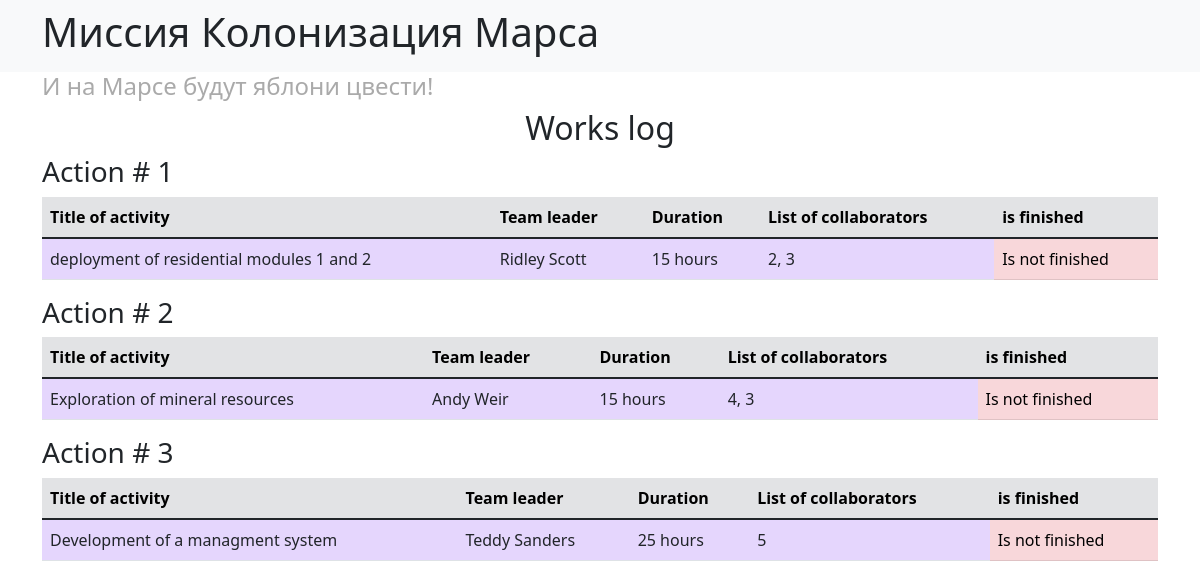
/jobs, run on an earlier commit of the app's database.
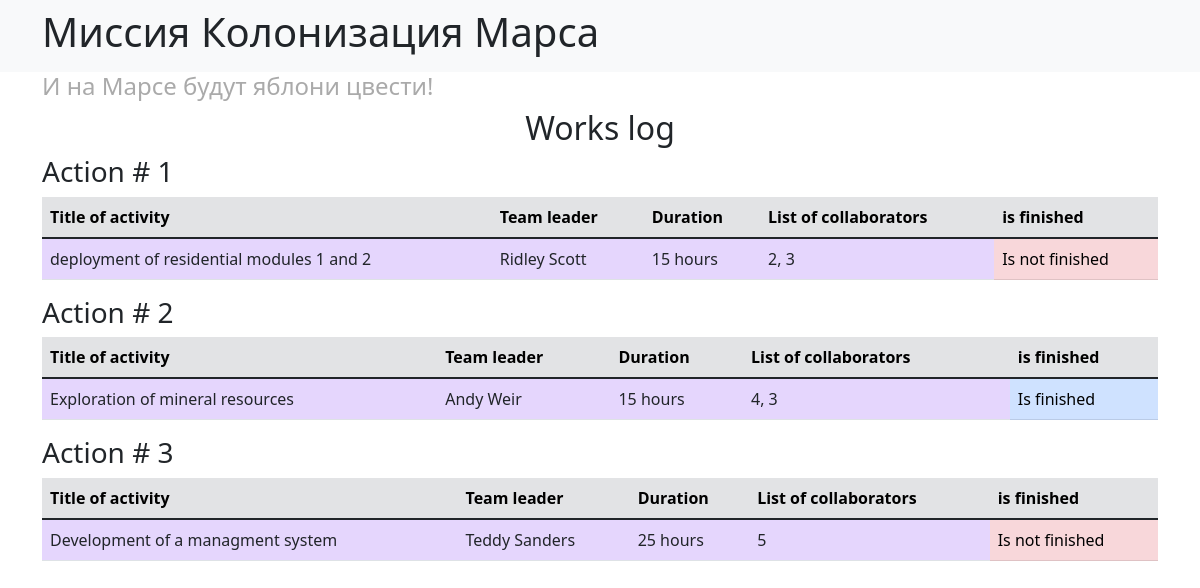
And on a later commit of the database.
### data/jobs.py (models this page shows, shortened)
class Jobs(SqlAlchemyBase):
    __tablename__ = 'jobs'
    id = sqlalchemy.Column(sqlalchemy.Integer,
                           primary_key=True, autoincrement=True)
    team_leader = sqlalchemy.Column(sqlalchemy.Integer, sqlalchemy.ForeignKey("users.id"))
    job = sqlalchemy.Column(sqlalchemy.Text, nullable=True)
    work_size = sqlalchemy.Column(sqlalchemy.Integer, nullable=True)
    collaborators = sqlalchemy.Column(sqlalchemy.String, nullable=True)
    start_date = sqlalchemy.Column(sqlalchemy.DateTime, nullable=True)
    end_date = sqlalchemy.Column(sqlalchemy.DateTime, nullable=True)
    is_finished = sqlalchemy.Column(sqlalchemy.Boolean, default=False)
    responsible = orm.relation('User')

### data/users.py (models this page shows, shortened)
class User(SqlAlchemyBase):
    __tablename__ = 'users'
    id = sqlalchemy.Column(sqlalchemy.Integer,
                           primary_key=True, autoincrement=True)
    surname = sqlalchemy.Column(sqlalchemy.String, nullable=True)
    name = sqlalchemy.Column(sqlalchemy.String, nullable=True)
    age = sqlalchemy.Column(sqlalchemy.Integer, nullable=True)
    position = sqlalchemy.Column(sqlalchemy.String, nullable=True)
    speciality = sqlalchemy.Column(sqlalchemy.String, nullable=True)
    address = sqlalchemy.Column(sqlalchemy.String, nullable=True)
    email = sqlalchemy.Column(sqlalchemy.String,
                              index=True, unique=True, nullable=True)
    hashed_password = sqlalchemy.Column(sqlalchemy.String, nullable=True)
    modified_date = sqlalchemy.Column(sqlalchemy.DateTime,
                                     default=datetime.datetime.now)

### main.py (the view)
@app.route('/')
@app.route('/jobs')
def index():
    session = db_session.create_session()
    jobs = session.query(Jobs).all()
    return render_template('index.html', jobs=jobs)

### data/db_session.py (called while the page is built)
def create_session() -> Session:
    global __factory
    return __factory()

### templates/index.html
{% extends "base.html" %}
{% block content %}
<h2 class="text-center">Works log</h2>
{% for job in jobs %}
{% set finish_status_style = "table-danger" %}
{% if job.is_finished %} {% set finish_status_style = "table-primary" %} {% endif %}
<h3>Action # {{ job.id }}</h3>
<table class="table">
  <thead>
    <tr class="table-secondary">
      <th scope="col">Title of activity</th>
      <th scope="col">Team leader</th>
      <th scope="col">Duration</th>
      <th scope="col">List of collaborators</th>
      <th scope="col">is finished</th>
    </tr>
  </thead>
  <tbody>
    <tr class="purple">
      <td>{{ job.job }}</td>
      <td>{{ job.responsible.name }} {{ job.responsible.surname }}</td>
      <td>{{ job.work_size }} hours</td>
      <td>{{ job.collaborators }}</td>
      <td class="{{ finish_status_style }}">{% if job.is_finished %}Is finished{% else %}Is not finished{% endif %}</td>
    </tr>
  </tbody>
</table>
{% endfor %}
{% endblock %}

What changed in the data, as far as the page shows it:
changed Jobs "Exploration of mineral resources": is_finished "Is not finished" → "Is finished"
